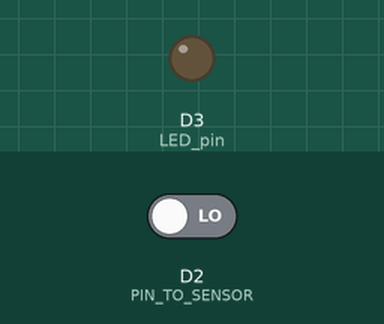
A sketch run on a simulated ESP8266 (NodeMCU). Parts: output pins drawn as LEDs (lit = HIGH). The test bench sets the inputs (shaded band); at power-on: D2 (PIN_TO_SENSOR) LOW. WiFi joins after 1.5 s; servers stay silent unless stated; network time is answered at once with the bench clock; the local clock reads 2024-03-15 10:24:30 at power-on unless the sketch sets it; what the sketch prints to the serial monitor is not drawn.

Above: at 2.7 s.
2.8 s: D2 (PIN_TO_SENSOR) driven HIGH
At 3.3 s:
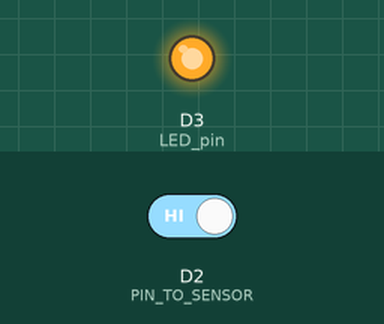
4.3 s: D2 (PIN_TO_SENSOR) driven LOW
At 5.6 s:
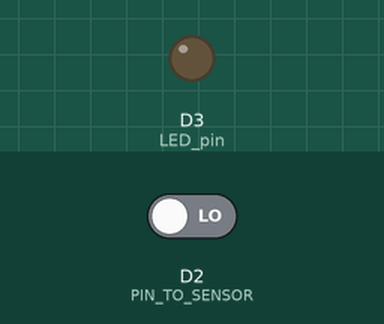
Timing chart, 0 to 7.3 s (numbered marks = the images above; inputs shaded):
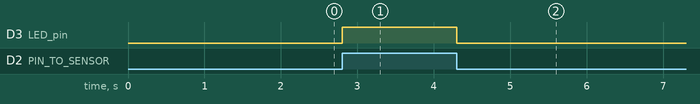

The sketch:

motionDetectionDatabase.ino
```cpp
#include <NTPClient.h>
#include <ESP8266WiFi.h>
#include <WiFiUdp.h>
#include <FirebaseESP8266.h>

//#define WIFI_SSID "VIVANETBG.COM"
//#define WIFI_PASSWORD "aresfrend13"
#define WIFI_SSID "Svetlina_adm"
#define WIFI_PASSWORD "3FGzw7Ea"
#define FIREBASE_HOST "softuniada.firebaseio.com"
#define FIREBASE_AUTH "KzfawSV3h0yYPtRYy76h8E1plrD4pVaI0ida6wXr"
FirebaseData firebaseData;

//hardwear
#define PIN_TO_SENSOR D2
#define LED_pin D3
int curr = LOW;
int prev = LOW;

//time
const long offset = 10800;
WiFiUDP ntpUDP;
NTPClient timeClient(ntpUDP, "pool.ntp.org", offset);

void setup() {
  //pins
  pinMode(PIN_TO_SENSOR, INPUT);
  pinMode(LED_pin, OUTPUT);
  //dataBase
  Serial.begin(115200);
  WiFi.begin(WIFI_SSID, WIFI_PASSWORD);
  Serial.print("connecting");
  while (WiFi.status() != WL_CONNECTED) {
    Serial.print(".");
    delay(500);
  }
  Serial.println();
  Serial.print("connected: ");
  Serial.println(WiFi.localIP());
  Firebase.begin(FIREBASE_HOST, FIREBASE_AUTH);
  Firebase.reconnectWiFi(true);

  timeClient.begin();

//  if (Firebase.pushInt(firebaseData, "/", 10))
//    {
//      Serial.println("PASSED");
//      Serial.println("PATH: " + firebaseData.dataPath());
//      Serial.print("PUSH NAME: ");
//      Serial.println(firebaseData.pushName());
//      Serial.println("ETag: " + firebaseData.ETag());
//      Serial.println("------------------------------------");
//      Serial.println();
//    }
}
int numTimeStamps=0;
String pathForDevice="/devices/device1";
String timeStamp;
String formattedTime;
void loop() {
  //get time
  formattedTime = timeClient.getFormattedTime();
  int splitT = formattedTime.indexOf("T");
  timeStamp = formattedTime.substring(splitT+1, formattedTime.length());
  //
  prev = curr;
  curr = digitalRead(PIN_TO_SENSOR);

  if (prev == LOW && curr == HIGH) {
    Serial.println("Motion detected!");
    digitalWrite(LED_pin, HIGH);
    timeClient.update();

    FirebaseJson updateData;
    updateData.set("state", true);
    if (Firebase.updateNode(firebaseData, pathForDevice, updateData))
    {
      Serial.println("UPDATED");
      if (Firebase.pushString(firebaseData, pathForDevice+"/timeStamps", timeStamp))
      {
        if(numTimeStamps<11){
          Serial.println("TIME STAMP:  "+timeStamp);
          numTimeStamps++;
//        }else{
//
//        }
        }
      }
    }else {
      Serial.println(firebaseData.errorReason());
    }
  }
  else
  if (prev == HIGH && curr == LOW) {
    Serial.println("Motion stopped!");
    digitalWrite(LED_pin, LOW);

    FirebaseJson updateData;
    updateData.set("state", false);
    if (Firebase.updateNode(firebaseData, pathForDevice, updateData))
    {
      Serial.println("UPDATED");
    }else {
      Serial.println(firebaseData.errorReason());
    }
  }
}
```

Measured:
- after the input at 2.8 s, D3 (LED_pin): LOW → HIGH at once
- after the input at 4.3 s, D3 (LED_pin): HIGH → LOW at once
